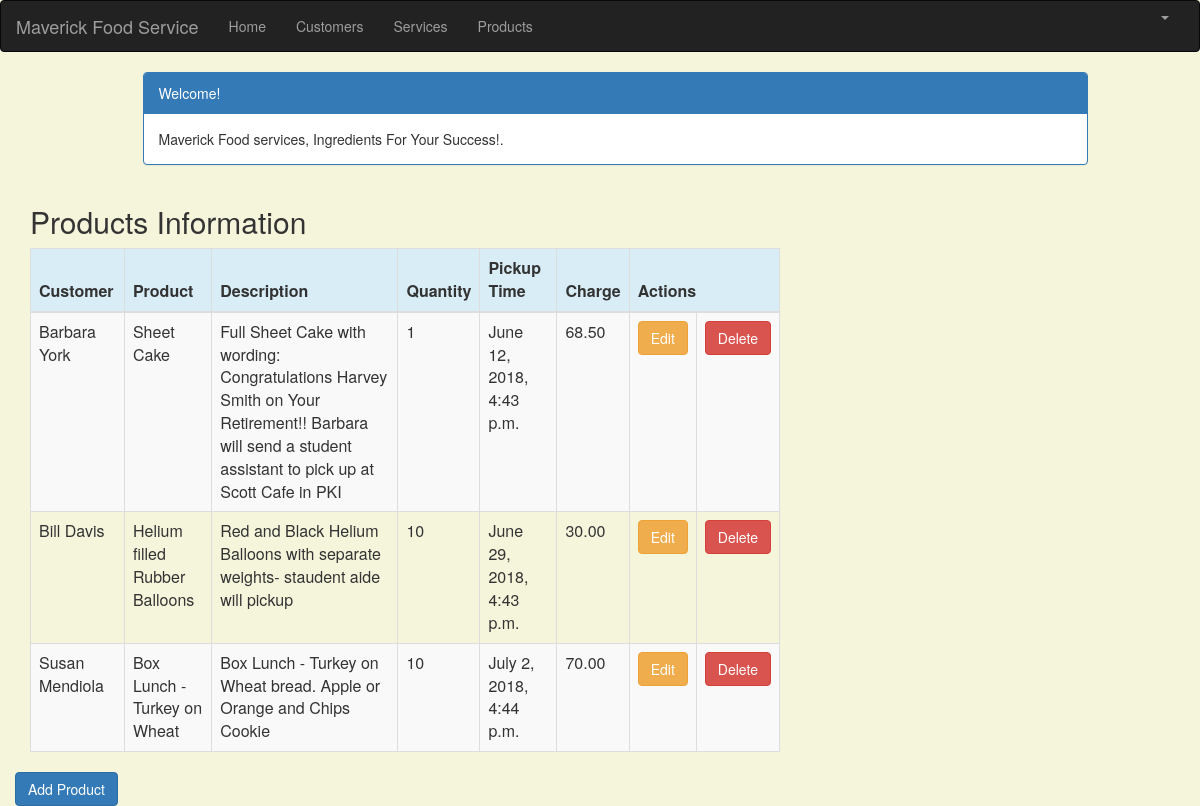
The page /product_list (signed in) on the database its author committed.
### crm/models.py (models this page shows, shortened)
class Product(models.Model):
    cust_name = models.ForeignKey(Customer, on_delete=models.CASCADE, related_name='products')
    product = models.CharField(max_length=100)
    p_description = models.TextField()
    quantity = models.IntegerField()
    pickup_time = models.DateTimeField(
        default=timezone.now)
    charge = models.DecimalField(max_digits=10, decimal_places=2)
    created_date = models.DateTimeField(
        default=timezone.now)
    updated_date = models.DateTimeField(auto_now_add=True)

class Customer(models.Model):
    cust_name = models.CharField(max_length=50)
    organization = models.CharField(max_length=100, blank=True)
    role = models.CharField(max_length=100)
    email = models.EmailField(max_length=100)
    bldgroom = models.CharField(max_length=100)
    address = models.CharField(max_length=200)
    account_number = models.IntegerField(blank=False, null=False)
    city = models.CharField(max_length=50)
    state = models.CharField(max_length=50)
    zipcode = models.CharField(max_length=10)
    phone_number = models.CharField(max_length=50)
    created_date = models.DateTimeField(
        default=timezone.now)
    updated_date = models.DateTimeField(auto_now_add=True)
    def __str__(self):
        return str(self.cust_name)

### crm/views.py (the view)
# urls.py: path('product_list', views.product_list, name='product_list'),
@login_required
def product_list(request):
   products = Product.objects.filter(created_date__lte=timezone.now())
   return render(request, 'crm/product_list.html', {'products': products})

### crm/templates/crm/product_list.html (shortened to what this page needs)
{% extends 'crm/base.html' %}
{% block content %}
    <html>
    <head>
        <link rel="stylesheet" href="https://maxcdn.bootstrapcdn.com/bootstrap/3.3.4/css/bootstrap.min.css">
    </head>
    <body>
    <div class="container">
        <div class="row">
            <div class="col-md-10 col-md-offset-1">
                <div class="panel panel-primary">
                    <div class="panel-heading">Welcome!</div>
                    <div class="panel-body">
                        Maverick Food services, Ingredients For Your Success!.
                    </div>
                </div>
            </div>
        </div>
    </div>
    <div class="row">
        <h2 style="padding-left: 15Px">Products Information</h2>
    </div>
    <div>
        <table class="table table-striped table-bordered table-hover">
            <thead>
            <tr class="bg-info">
                <th>Customer</th>
                <th>Product</th>
                <th>Description</th>
                <th>Quantity</th>
                <th>Pickup Time</th>
                <th>Charge</th>
                <th colspan="3">Actions</th>
            </tr>
            </thead>
            <tbody>
            {% for product in products %}
                <tr>
                    <td>{{ product.cust_name }}</td>
                    <td>{{ product.product }}</td>
                     <td>{{ product.p_description }}</td>
                    <td>{{ product.quantity }}</td>
                    <td>{{ product.pickup_time }}</td>
                    <td>{{ product.charge }}</td>
                    <td><a href="{% url 'crm:product_edit' pk=product.pk %}"
                           class="btn btn-warning">Edit</a></td>
                    <td><a href="{% url 'crm:product_delete' pk=product.pk %}"
                           onclick="return confirm('Are you sure you want to delete?')"
                           class="btn btn-danger">Delete</a>
                    </td>
                </tr>
            {% endfor %}
            </tbody>
        </table>
     <div class="row">
            <a href="{% url 'crm:product_new' %}" class="row"><span
                    class="btn btn-primary">Add Product</span></a>
        </div>
    </div>
    </body>
    </html>
{% endblock %}

### crm/templates/crm/product_list.html (style rules this page uses)
body { background-color: beige; }

### rows shown on the page
Product: cust_name "Barbara York", product "Sheet Cake", p_description "Full Sheet Cake with wording: Congratulations Harvey Smith on Your Retirement!! Barbara will send a student assistant to pick up at Scott Cafe in PKI", quantity "1", pickup_time "June 12, 2018, 4:43 p.m.", charge "68.50"
Product: cust_name "Bill Davis", product "Helium filled Rubber Balloons", p_description "Red and Black Helium Balloons with separate weights- staudent aide will pickup", quantity "10", pickup_time "June 29, 2018, 4:43 p.m.", charge "30.00"
Product: cust_name "Susan Mendiola", product "Box Lunch - Turkey on Wheat", p_description "Box Lunch - Turkey on Wheat bread. Apple or Orange and Chips Cookie", quantity "10", pickup_time "July 2, 2018, 4:44 p.m.", charge "70.00"
